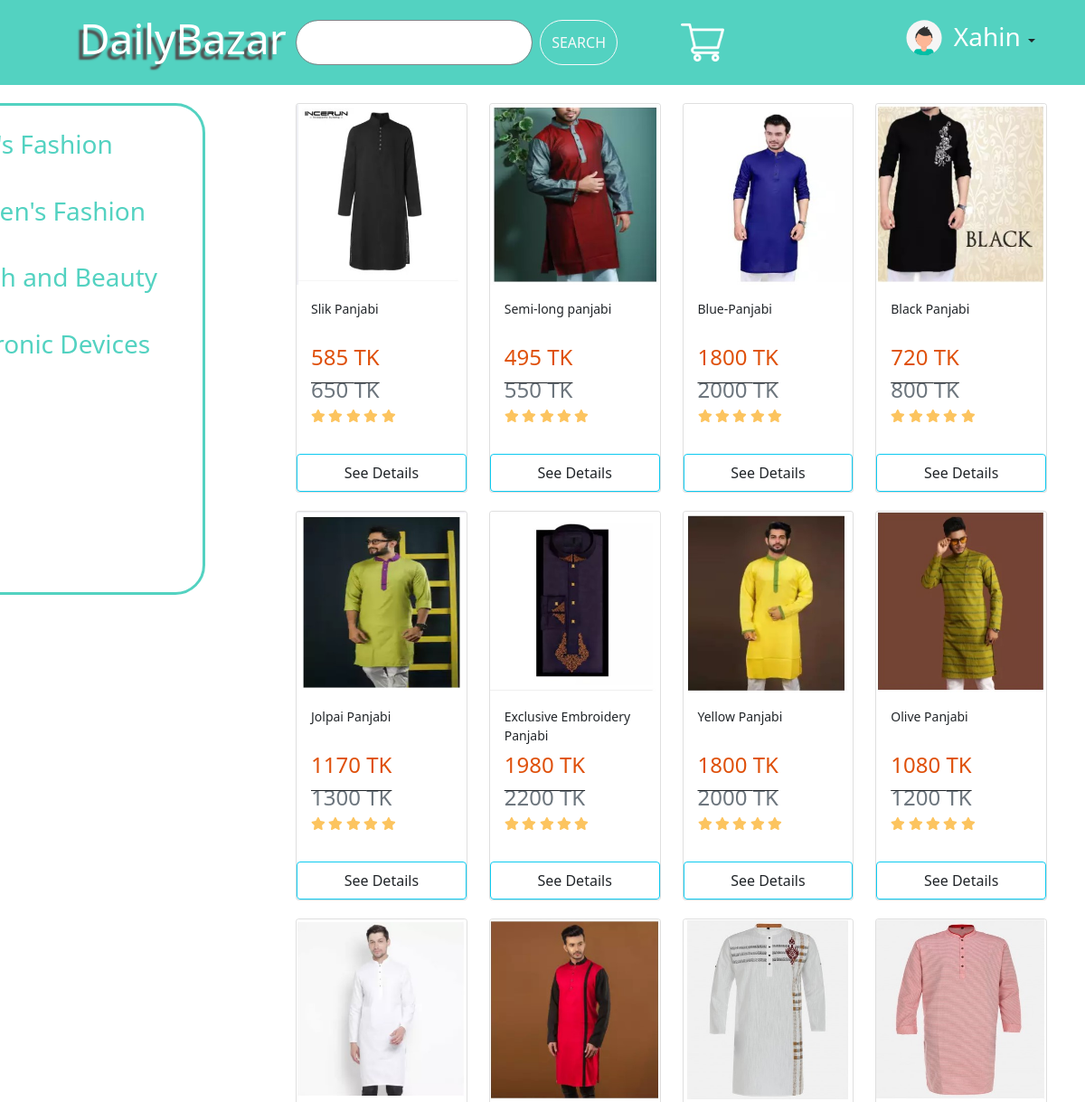
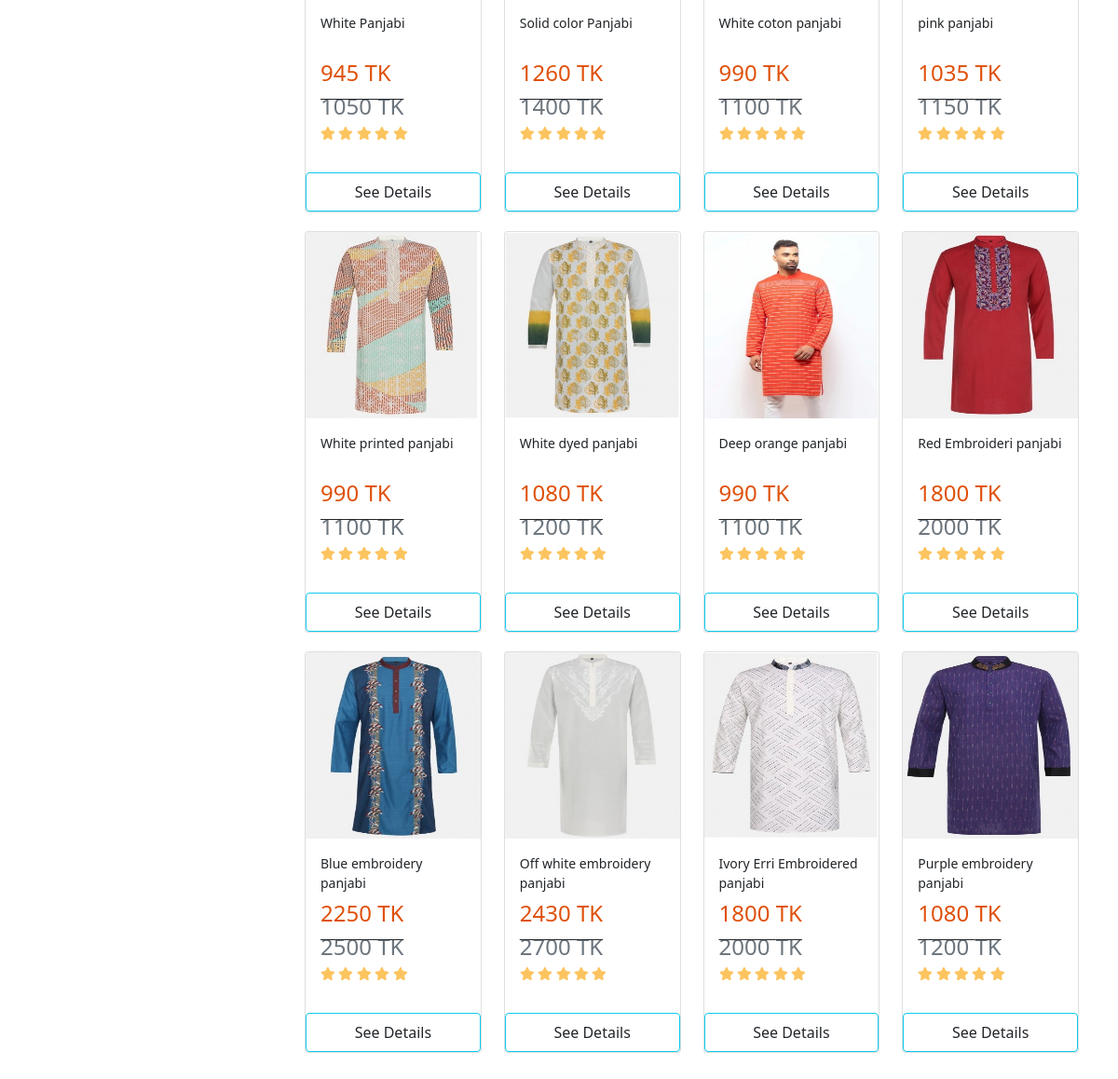
The app's page /home.php?category=1&sub_category=3 (signed in) with its own data (2 pictures, top to bottom).
### tables this page shows
CREATE TABLE `products` (
  `id` int(11) NOT NULL,
  `name` varchar(255) NOT NULL,
  `date` date NOT NULL DEFAULT '2021-01-20',
  `price` varchar(20) NOT NULL,
  `qty` int(11) NOT NULL DEFAULT 50,
  `description` varchar(4160) DEFAULT NULL,
  `image` varchar(8) NOT NULL,
  `category` int(11) NOT NULL,
  `sub_category` int(11) NOT NULL,
  `season` int(11) NOT NULL
);

### init.php (called while the page is built, shortened)
<?php
$source = new source;
?>

### classes/source.php (called while the page is built, shortened)
<?php
class source extends db{
    public $Query;
    public function Query($query,$param = []){
        if(empty($param)){
            $this->Query = $this->db->prepare($query);
            return $this->Query->execute();
        }else{
            $this->Query = $this->db->prepare($query);
            return $this->Query->execute($param);
        }
    }
    public function FetchAll(){
        return $this->Query->FetchAll(PDO::FETCH_OBJ);
    }
}
?>

### classes/db.php (called while the page is built, shortened)
<?php
class db{
    private $host = "localhost";
    private $username = "root";
    private $password = "";
    private $database = "dailybazar";
    public function __construct(){
        try{
            $this->db = new PDO("mysql:hsot=".$this->host.";dbname=".$this->database,
            $this->username,$this->password);
        }catch(PDOException $e){
            echo "Connection problem : ".$e->getMessage();
        }
    }
}
?>

### home.php (the view, shortened to what this page needs)
<?php
include "init.php";
?>
<!doctype html>
<html lang="en">
<head>
  <link href="https://cdn.jsdelivr.net/npm/bootstrap@5.0.0-beta1/dist/css/bootstrap.min.css" rel="stylesheet">
  <link rel="stylesheet" href="assets/css/style.css">
  <link rel="stylesheet" href="assets/css/all.css">
</head>
<body>
  <section class="headerSection sticky-top">
    <div class="container">
      <div class="row" style="align-items: center;">
        <div class="col-3 col-sm-3 col-xsm-2">
          <h2><a href="home.php" style="text-decoration: none; color: white;">DailyBazar</a></h2>
        </div>
        <div class="col-5 col-sm-4 col-xsm-3">
          <div class="searchTextField">
            <form class="d-flex" method="POST">
              <input class="form-control me-2" type="text" name="search" required>
              <input type="submit" name="searchBtn" value="SEARCH" class="btn btn-outline-light rounded-pill">
            </form>
          </div>
        </div>
        <div class="col-1 col-sm-1 col-xsm-1">
          <a href="cart.php"><img src="assets/img/shopping.png" alt=""></a>
        </div>
        <div class="col-3 col-sm-4 col-xsm-6">
          <div class="row">
            <div class="profile">
              <div class="profileDrop dropdown">
                <button class="btn shadow-none dropdown-toggle" type="button" id="dropdownMenu2" data-toggle="dropdown" aria-haspopup="true" aria-expanded="false">
                  <img src="assets/img/profile.svg" style="width: 40px; margin-bottom:10px">
                  <span class="h3"><?php echo $_SESSION['login_success']; ?></span>
                </button>
              </div>
            </div>
          </div>
        </div>
      </div>
    </div>
  </section>
  <section class="bannerSection">
    <div class="container">
      <div class="row">
        <div class="col-xxl-3 col-xl-3 col-lg-3 col-sm-12">
          <div class="catagory">
            <div class="accordion accordion-flush" id="accordionFlushExample">
              <div class="accordion-item">
                <h2 class="accordion-header" id="flush-headingOne">
                  <button class="accordion-button  collapsed shadow-none" style="background: none;" type="button" data-bs-toggle="collapse" data-bs-target="#flush-collapseOne" aria-expanded="false" aria-controls="flush-collapseOne">
                    <h3>Men's Fashion</h3>
                  </button>
                </h2>
              </div>
              <div class="accordion-item">
                <h2 class="accordion-header" id="flush-headingTwo">
                  <button class="accordion-button collapsed shadow-none" style="background: none;" type="button" data-bs-toggle="collapse" data-bs-target="#flush-collapseTwo" aria-expanded="false" aria-controls="flush-collapseTwo">
                    <h3>Women's Fashion</h3>
                  </button>
                </h2>
              </div>
              <div class="accordion-item">
                <h2 class="accordion-header" id="flush-headingThree">
                  <button class="accordion-button collapsed shadow-none" style="background: none;" type="button" data-bs-toggle="collapse" data-bs-target="#flush-collapseThree" aria-expanded="false" aria-controls="flush-collapseThree">
                    <h3>Health and Beauty</h3>
                  </button>
                </h2>
              </div>
              <div class="accordion-item">
                <h2 class="accordion-header" id="flush-headingFour">
                  <button class="accordion-button collapsed shadow-none" style="background: none;" type="button" data-bs-toggle="collapse" data-bs-target="#flush-collapseFour" aria-expanded="false" aria-controls="flush-collapseFour">
                    <h3>Electronic Devices</h3>
                  </button>
                </h2>
              </div>
              <div class="accordion-item">
                <h2 class="accordion-header" id="flush-headingFive">
                  <button class="accordion-button collapsed shadow-none" style="background: none;" type="button" data-bs-toggle="collapse" data-bs-target="#flush-collapseFive" aria-expanded="false" aria-controls="flush-collapseFive">
                  </button>
                </h2>
              </div>
            </div>
          </div>
        </div>
        <div class="col-xxl-9 col-xl-9 col-lg-9 col-sm-12">
          <div class="product">
            <div class="row">
              <?php
              if (isset($_POST['searchBtn']) && !empty($_POST['search'])) {
                $query = $source->Query("SELECT * FROM products WHERE name like '%%'");
                $products = $source->FetchAll();
                $totalRow = $source->CountRows();
                foreach ($products as $product) :
                  $price = $product->price * .10;
                  $offerprice = $product->price - $price;
                  echo "
                  <div class='col-sm-3'>
                      <div class='card' >
                        <img src='assets/productsimg/" . $product->id . ".jpg' class='card-img-top' style='height:200px;' alt=''>
                        <div class='card-body'>
                          <p class='card-text ' style='height:30px;'>" . $product->name . "</p>
                          <strong>" . intval($offerprice) . " TK</strong><br>
                          <del><strong class = 'text-secondary'>" . $product->price . " TK</strong></del><br>
                          <ul>
                            <li><i class='fas fa-star'></i></li>
                            <li><i class='fas fa-star'></i></li>
                            <li><i class='fas fa-star'></i></li>
                            <li><i class='fas fa-star'></i></li>
                            <li><i class='fas fa-star'></i></li>
                          </ul>
                          <a href='productdetails.php?clicked=" . $product->id . "' class='btn btn-outline-info text-dark'>See Details</a>
                        </div>
                      </div>
                    </div>
                  ";
                endforeach;
              } elseif (isset($_GET['category'])  && isset($_GET['sub_category'])) {
                $query = $source->Query("SELECT * FROM `products` where category = ? and sub_category = ? ", [$_GET['category'], $_GET['sub_category']]);
                $products = $source->FetchAll();
                foreach ($products as $product) :
                  $price = $product->price * .10;
                  $offerprice = $product->price - $price;
                  echo "
                  <div class='col-sm-3'>
                      <div class='card' >
                        <img src='assets/productsimg/" . $product->id . ".jpg' class='card-img-top' style='height:200px;' alt=''>
                        <div class='card-body'>
                          <p class='card-text ' style='height:30px;'>" . $product->name . "</p>
                          <strong>" . intval($offerprice) . " TK</strong><br>
                          <del><strong class = 'text-secondary'>" . $product->price . " TK</strong></del><br>
                          <ul>
                            <li><i class='fas fa-star'></i></li>
                            <li><i class='fas fa-star'></i></li>
                            <li><i class='fas fa-star'></i></li>
                            <li><i class='fas fa-star'></i></li>
                            <li><i class='fas fa-star'></i></li>
                          </ul>
                        </div>
                        <a href='productdetails.php?clicked=" . $product->id . "' class='btn btn-outline-info text-dark p-2'>See Details</a>
                      </div>
                    </div>
                  ";
                endforeach;
              }
              ?>
            </div>
          </div>
        </div>
      </div>
    </div>
  </section>
</body>
</html>

### assets/css/style.css (style rules this page uses)
* { padding: 0px; margin: 0px; }
.headerSection { background-color: #53d2c1; padding: 15px 0px; }
.headerSection h2 { color: #000; color: #fff; font-size: 46px; text-shadow: -5px 6px 2px #515151; }
.headerSection .searchTextField { position: relative; }
.headerSection .searchTextField .form-control { padding: 12px .75rem; background-color: #fff; background-clip: padding-box; border: 1px solid #838588; border-radius: 33px !important; }
.headerSection a { padding-left: 46px; }
.headerSection a img { width: 48px; }
.headerSection .profile { text-align: right; }
.headerSection .profile img { width: 48px; }
.headerSection .profile span { color: #fff; padding-left: 9px; font-weight: lighter; }
.bannerSection { padding: 20px 0px; }
.bannerSection .catagory { border: 3px solid #53d2c1; border-radius: 33px; padding: 10px 10px 160px 10px; position: fixed; margin-left: -180px; }
.bannerSection .catagory .accordion-button { color: #53d2c1; border: none; border-radius: 0 !important; overflow-anchor: none; -webkit-transition: none !important; transition: none !important; }
.bannerSection .catagory .accordion-button::after { background-image: none !important; -webkit-transition: none !important; transition: none !important; }
.bannerSection .product { font-size: 14px; }
.bannerSection .product .card { margin-bottom: 20px; }
.bannerSection .product .card strong { font-weight: initial; font-size: 24px !important; color: #df500a; }
.bannerSection .product .card ul { list-style-type: none; padding-left: 0px !important; }
.bannerSection .product .card ul li { display: inline; }
.bannerSection .product .card ul li .fa-star { color: #fcc45f; }

### assets/css/all.css (style rules this page uses)
.fa-star:before { content: "\f005"; }

### records on screen
products: shows a picture, name "Slik Panjabi", price "585", price "650"
products: shows a picture, name "Semi-long panjabi", price "495", price "550"
products: shows a picture, name "Blue-Panjabi", price "1800", price "2000"
products: shows a picture, name "Black Panjabi", price "720", price "800"
products: shows a picture, name "Jolpai Panjabi", price "1170", price "1300"
products: shows a picture, name "Exclusive Embroidery Panjabi", price "1980", price "2200"
products: shows a picture, name "Yellow Panjabi", price "1800", price "2000"
products: shows a picture, name "Olive Panjabi", price "1080", price "1200"
products: shows a picture, name "White Panjabi", price "945", price "1050"
products: shows a picture, name "Solid color Panjabi", price "1260", price "1400"
products: shows a picture, name "White coton panjabi", price "990", price "1100"
products: shows a picture, name "pink panjabi", price "1035", price "1150"
products: shows a picture, name "White printed panjabi", price "990", price "1100"
products: shows a picture, name "White dyed panjabi", price "1080", price "1200"
products: shows a picture, name "Deep orange panjabi", price "990", price "1100"
products: shows a picture, name "Red Embroideri panjabi", price "1800", price "2000"
products: shows a picture, name "Blue embroidery panjabi", price "2250", price "2500"
products: shows a picture, name "Off white embroidery panjabi", price "2430", price "2700"
products: shows a picture, name "Ivory Erri Embroidered panjabi", price "1800", price "2000"
products: shows a picture, name "Purple embroidery panjabi", price "1080", price "1200"

### other values on screen
$_SESSION['login_success'] "Xahin"
